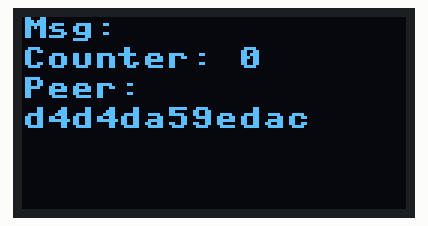
This program was run on a simulated ESP32 board running MicroPython. On the bench: 128×64 one-colour display. No radio messages arrive unless stated (any console line starting 'radio sent:' is added by the test bench); what the program prints to the serial console is not drawn.

Above: at 0.5 s.

The program:

main.py
```python
# Sender part of the ESP-Now return rssi
# Description: Send a message to the reciever
    # Macaddr of reciever (esp#2): d4:d4:da:59:ed:ac
    # Message: "Hello World!"

# Import the required libraries
from machine import Pin, SoftI2C
import sh1106
import time
import network
import ubinascii
import espnow

# Setup the display
i2c = SoftI2C(scl=Pin(22), sda=Pin(21), freq=100000)
display = sh1106.SH1106_I2C(128, 64, i2c, None, 0x3c)
display.sleep(False)
display.fill(0)

display.text("Display setup done", 0, 0, 1)
display.show()

# A WLAN interface must be active to send()/recv()
sta = network.WLAN(network.STA_IF)
sta.active(True)

display.text("WLAN active", 0, 10, 1)
display.show()

# Setup the ESP-Now
e = espnow.ESPNow()
e.active(True)
peer = ubinascii.unhexlify('d4d4da59edac')
print(peer)
e.add_peer(peer)

display.text("ESPNow active", 0, 20, 1)
display.show()

# Loop and send the message every second with a counter
lineHeight = 10
n = 0
while True:
    e.send(peer, "Counter: %d" % n)
    display.fill(0)
    display.text('Msg:', 0, 0, 1)
    display.text("Counter: %d" % n, 0, lineHeight, 1)
    display.text('Peer:', 0, lineHeight * 2, 1)
    display.text(ubinascii.hexlify(peer), 0, lineHeight * 3, 1)
    display.show()
    n += 1

    while True:
        host, msg = e.recv()
        if msg:
            # Print the recieved message on line 5
            display.text('Msg:', 0, lineHeight * 4, 1)
            display.text(msg, 5*8, lineHeight * 4, 1)

            # Print the RSSI of the recieved message on line 6
            display.text('rssi =', 0, lineHeight * 5, 1)
            display.text(str(e.peers_table[peer][0]), 7*8, lineHeight * 5, 1)

            display.show()

            # Break out of the inner loop
            break

    # if counter 100 => reset counter
    n = 0 if n == 100 else n

    time.sleep(1)
    
```
